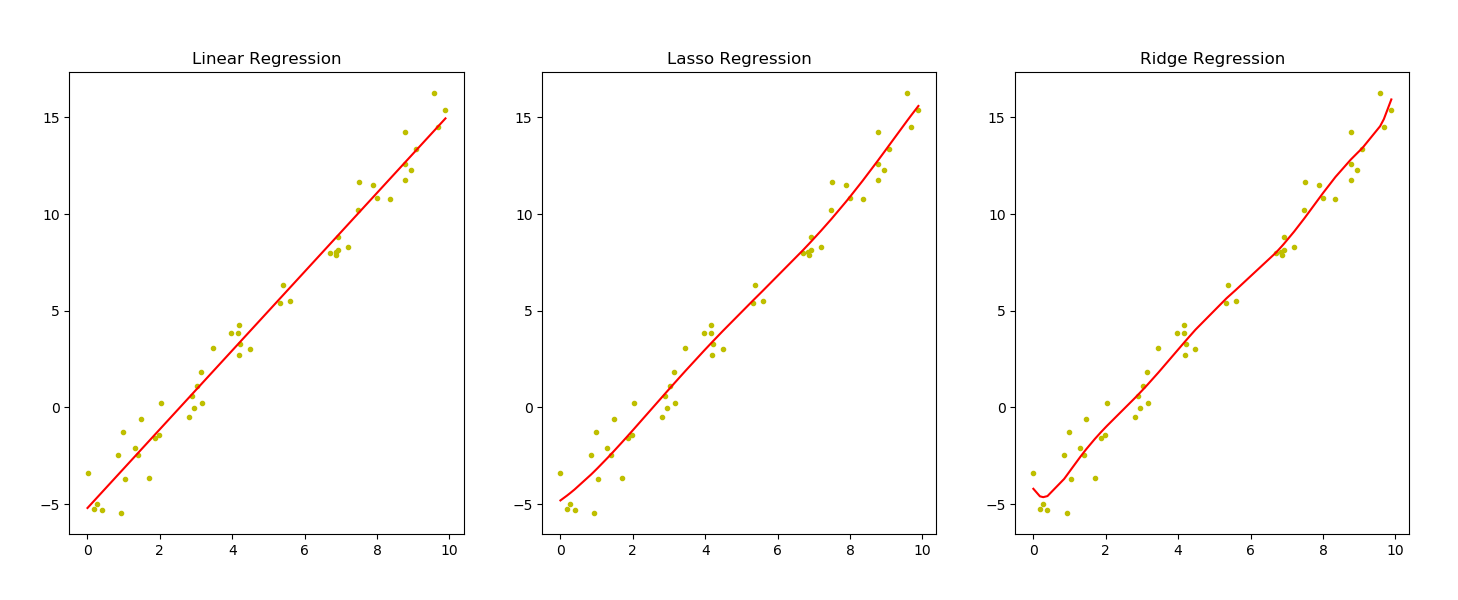

Python code for this plot:
import pandas as pd
import numpy as np
import matplotlib.pyplot as plt

# data dummy
x = 10 * np.random.RandomState(1).rand(50)
x = np.sort(x)
# x = np.linspace(0, 10, 100)
print(x)
y = 2 * x - 5 + np.random.RandomState(1).randn(50)
# y = np.sin(x)
print(y)

# plot dummy data
# plt.scatter(x, y)
# plt.show()

# linear, lasso, ridge, polynomial, make_pipeline
from sklearn.linear_model import LinearRegression
from sklearn.linear_model import Lasso
from sklearn.linear_model import Ridge
from sklearn.preprocessing import PolynomialFeatures
from sklearn.pipeline import make_pipeline

# linear regression
modelLinear = LinearRegression()

# Pipeline: Polynomial + Lasso
modelLasso = make_pipeline(
    PolynomialFeatures(8),
    Lasso(alpha=1e-15, max_iter=1e5)
)

# Pipeline: Polynomial + Ridge
modelRidge = make_pipeline(
    PolynomialFeatures(8),
    Ridge(alpha=1e-15)
)

# training
modelLinear.fit(x.reshape(-1, 1), y)
modelLasso.fit(x.reshape(-1, 1), y)
modelRidge.fit(x.reshape(-1, 1), y)

# plot best fit line
fig = plt.figure('Regression', figsize=(15, 6))

# plot linear
plt.subplot(131)
plt.scatter(x, y, color='y', marker='.')
plt.plot(x, modelLinear.predict(x.reshape(-1, 1)), 'r-')
plt.title('Linear Regression')

# plot lasso
plt.subplot(132)
plt.scatter(x, y, color='y', marker='.')
plt.plot(x, modelLasso.predict(x.reshape(-1, 1)), 'r-')
plt.title('Lasso Regression')

# plot Ridge
plt.subplot(133)
plt.scatter(x, y, color='y', marker='.')
plt.plot(x, modelRidge.predict(x.reshape(-1, 1)), 'r-')
plt.title('Ridge Regression')

plt.show()
